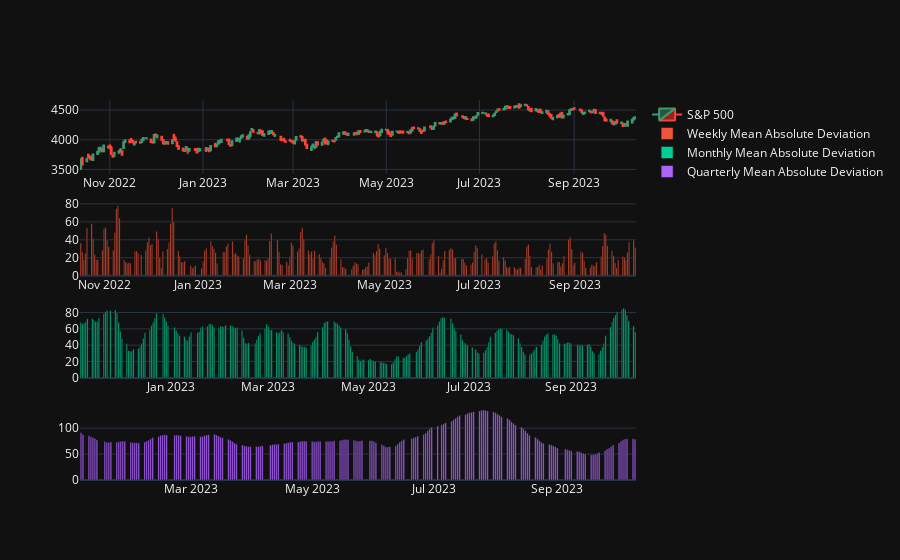

The cell this chart's notebook holds for it:
### Markdown cell above
### Mean absolute deviation
The mean absolute deviation also measures how much the prices deviate from the mean but uses the absolute value of the difference as opposed to the difference.

This also helps to determine market volatility.

### Code cell
weekly_mean_absolute_deviation = bulk_basic_indicators.mean_absolute_deviation(data['Typical Price'], 5)
monthly_mean_absolute_deviation = bulk_basic_indicators.mean_absolute_deviation(data['Typical Price'], 20)
quarterly_mean_absolute_deviation = bulk_basic_indicators.mean_absolute_deviation(data['Typical Price'], 60)

# print(weekly_mean_absolute_deviation)

weekly_mean_absolute_deviation.append(single_basic_indicator.mean_absolute_deviation(data['Typical Price'][-4:].tolist()+[latest_typical_price]))
monthly_mean_absolute_deviation.append(single_basic_indicator.mean_absolute_deviation(data['Typical Price'][-19:].tolist()+[latest_typical_price]))
quarterly_mean_absolute_deviation.append(single_basic_indicator.mean_absolute_deviation(data['Typical Price'][-59:].tolist()+[latest_typical_price]))

# TODO: Should be chart agaisnt the mean
fig_mad = make_subplots(
    rows=4,
    cols=1,
    specs=[[{"type": "candlestick"}], [{"type": "bar"}], [{"type": "bar"}], [{"type": "bar"}]]
)
fig_mad.add_trace(
    go.Candlestick(
        x=data.index,
        open=data['Open'],
        low=data['Low'],
        high=data['High'],
        close=data['Close'],
        name='S&P 500'
    ),
    row=1, col=1
)
fig_mad.add_trace(
    go.Bar(
        x=data.index[-len(weekly_mean_absolute_deviation)-1:],
        y=weekly_mean_absolute_deviation,
        name='Weekly Mean Absolute Deviation'
    ),
    row=2, col=1
)
fig_mad.add_trace(
    go.Bar(
        x=data.index[-len(monthly_mean_absolute_deviation)-1:],
        y=monthly_mean_absolute_deviation,
        name='Monthly Mean Absolute Deviation'
    ),
    row=3, col=1
)
fig_mad.add_trace(
    go.Bar(
        x=data.index[-len(quarterly_mean_absolute_deviation)-1:],
        y=quarterly_mean_absolute_deviation,
        name='Quarterly Mean Absolute Deviation'
    ),
    row=4, col=1
)
fig_mad.update_layout(xaxis_rangeslider_visible=False)
fig_mad.show()

### Figure 1 — Plotly figure (JSON) as saved in the notebook; plotly's stock layout.template omitted (floating-point values rounded to 4 significant figures; data arrays with more than 128 entries replaced by an {"elided": "..."} marker saying what was removed)
{"data": [{"close": {"elided": "250 float values"}, "high": {"elided": "250 float values"}, "low": {"elided": "250 float values"}, "name": "S&P 500", "open": {"elided": "250 float values"}, "x": {"elided": "250 str values"}, "type": "candlestick", "xaxis": "x", "yaxis": "y"}, {"name": "Weekly Mean Absolute Deviation", "x": {"elided": "248 str values"}, "y": {"elided": "247 float values"}, "type": "bar", "xaxis": "x2", "yaxis": "y2"}, {"name": "Monthly Mean Absolute Deviation", "x": {"elided": "233 str values"}, "y": {"elided": "232 float values"}, "type": "bar", "xaxis": "x3", "yaxis": "y3"}, {"name": "Quarterly Mean Absolute Deviation", "x": {"elided": "193 str values"}, "y": {"elided": "192 float values"}, "type": "bar", "xaxis": "x4", "yaxis": "y4"}], "layout": {"xaxis": {"anchor": "y", "domain": [0.0, 1.0], "rangeslider": {"visible": false}}, "yaxis": {"anchor": "x", "domain": [0.8063, 1.0]}, "xaxis2": {"anchor": "y2", "domain": [0.0, 1.0]}, "yaxis2": {"anchor": "x2", "domain": [0.5375, 0.7312]}, "xaxis3": {"anchor": "y3", "domain": [0.0, 1.0]}, "yaxis3": {"anchor": "x3", "domain": [0.2687, 0.4625]}, "xaxis4": {"anchor": "y4", "domain": [0.0, 1.0]}, "yaxis4": {"anchor": "x4", "domain": [0.0, 0.1938]}}}
